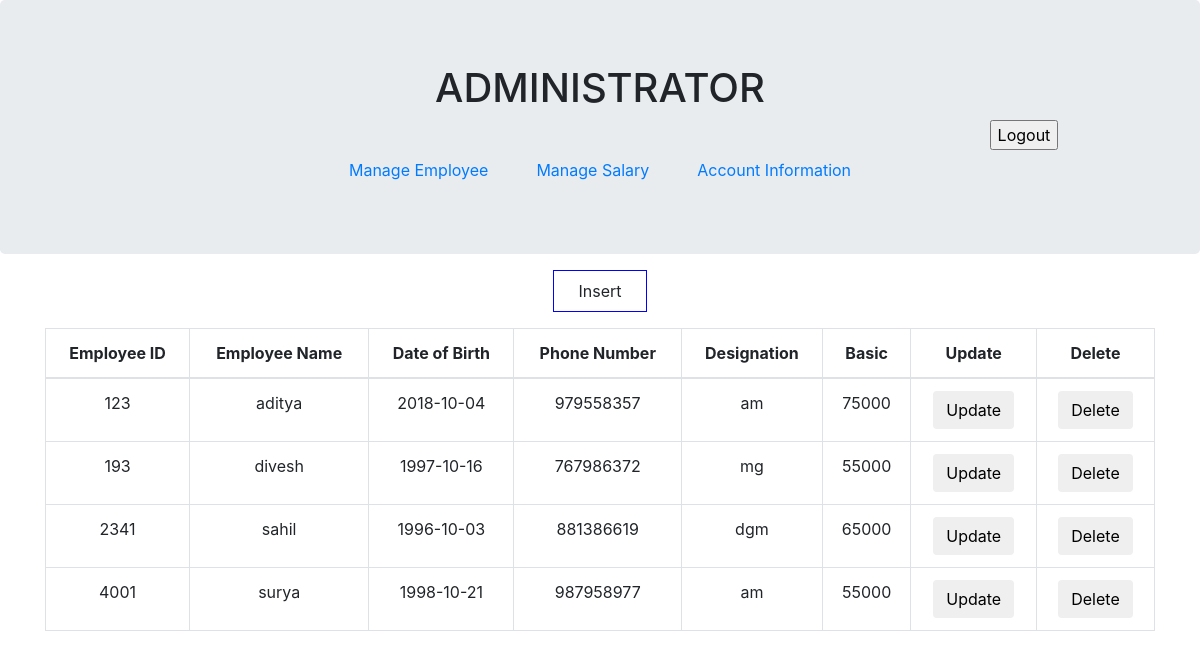
The app's page /manage_employee.php (signed in) with its own data.
### tables this page shows
CREATE TABLE `employee` (
  `ename` varchar(20) DEFAULT NULL,
  `eid` int(10) NOT NULL,
  `designation` varchar(10) DEFAULT NULL,
  `dob` date DEFAULT NULL,
  `phone_no` int(12) DEFAULT NULL,
  `basic` int(10) DEFAULT NULL,
  `aid` int(10) DEFAULT NULL
);

### manage_employee.php (the view, shortened to what this page needs)
<?php include 'dbconnect.php'?>
<?php
$id=$_SESSION['id'];
?>
<!DOCTYPE html>
<html lang="en">
<head>
  <link rel="stylesheet" href="https://maxcdn.bootstrapcdn.com/bootstrap/4.1.3/css/bootstrap.min.css">
  <link rel="stylesheet" href="administrator.css">
</head>
<body>
<div class="jumbotron row m-0">
  <h1 class="container col-sm-12 text-center">ADMINISTRATOR</h1>
  <form class="container col-sm-10 text-right" action="" method="POST">
    <input type="submit" name="Logout" value="Logout"/>
  </form>
  <nav class="container">
    <ul class="nav nav-pills justify-content-center">
      <li class="nav-item">
        <a class="nav-link pl-4 pr-4" href="manage_employee.php">Manage Employee</a>
      </li>
      <li class="nav-item">
        <a class="nav-link pl-4 pr-4" href="manage_salary.php">Manage Salary</a>
      </li>
      <li class="nav-item">
        <a class="nav-link pl-4 pr-4" href="a_account_info.php">Account Information</a>
      </li>
    </ul>
  </nav>
</div>
<nav class="container p-3">
  <ul class="nav nav-pills justify-content-center">
    <li class="nav-item" style="border:1px solid blue;">
      <a id="insert" class="nav-link pl-4 pr-4">Insert</a>
    </li>
  </ul>
</nav>
<div class="container">
  <table class="table table-bordered text-center">
    <thead>
      <tr>
        <th>Employee ID</th>
        <th>Employee Name</th>
        <th>Date of Birth</th>
        <th>Phone Number</th>
        <th>Designation</th>
        <th>Basic</th>
        <th>Update</th>
        <th>Delete</th>
      </tr>
    </thead>
    <tbody>
      <?php
        $result=mysqli_query($conn,"SELECT * FROM employee WHERE aid='$id';");
        while($row = mysqli_fetch_assoc($result)){ ?>
          <tr>
            <td><?php echo $row["eid"];?></td>
            <td><?php echo $row["ename"];?></td>
            <td><?php echo $row["dob"];?></td>
            <td><?php echo $row["phone_no"];?></td>
            <td><?php echo $row["designation"];?></td>
            <td><?php echo $row["basic"];?></td>
            <td>
              <form action="" method="post">
                <input id="update" class="btn" type="submit" name="Update" value="Update">
              </form>
            </td>
            <td>
              <form action="" method="post">
                <input id="delete" class="btn" type="submit" name="Delete" value="Delete">
              </form>
            </td>
          </tr>
        <?php }
        ?>
    </tbody>
  </table>
</div>
</body>
</html>

### records on screen
employee: eid "123", ename "aditya", dob "2018-10-04", phone_no "979558357", designation "am", basic "75000"
employee: eid "193", ename "divesh", dob "1997-10-16", phone_no "767986372", designation "mg", basic "55000"
employee: eid "2341", ename "sahil", dob "1996-10-03", phone_no "881386619", designation "dgm", basic "65000"
employee: eid "4001", ename "surya", dob "1998-10-21", phone_no "987958977", designation "am", basic "55000"
